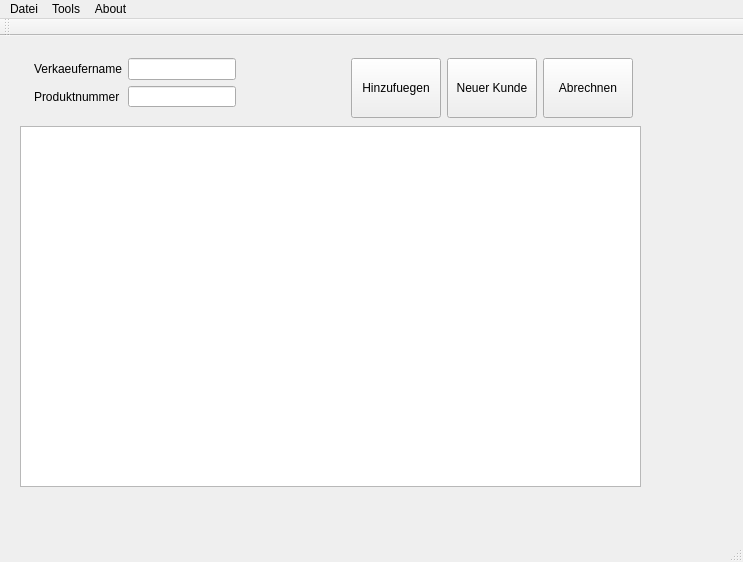
<?xml version="1.0" encoding="UTF-8"?>
<ui version="4.0">
 <class>MainWindow</class>
 <widget class="QMainWindow" name="MainWindow">
  <property name="geometry">
   <rect>
    <x>0</x>
    <y>0</y>
    <width>743</width>
    <height>562</height>
   </rect>
  </property>
  <property name="windowTitle">
   <string>iBazar</string>
  </property>
  <widget class="QWidget" name="centralWidget">
   <widget class="QListView" name="listView">
    <property name="geometry">
     <rect>
      <x>20</x>
      <y>90</y>
      <width>621</width>
      <height>361</height>
     </rect>
    </property>
   </widget>
   <widget class="QWidget" name="">
    <property name="geometry">
     <rect>
      <x>20</x>
      <y>470</y>
      <width>621</width>
      <height>26</height>
     </rect>
    </property>
    <layout class="QVBoxLayout" name="verticalLayout">
     <item>
      <layout class="QHBoxLayout" name="horizontalLayout">
       <property name="spacing">
        <number>3</number>
       </property>
       <item>
        <widget class="QLabel" name="SumLabel">
         <property name="text">
          <string>Gesamtsumme:</string>
         </property>
        </widget>
       </item>
       <item>
        <widget class="QLabel" name="CalculatedSumLabel">
         <property name="text">
          <string>0.00</string>
         </property>
         <property name="alignment">
          <set>Qt::AlignRight|Qt::AlignTrailing|Qt::AlignVCenter</set>
         </property>
        </widget>
       </item>
      </layout>
     </item>
     <item>
      <widget class="Line" name="line">
       <property name="orientation">
        <enum>Qt::Horizontal</enum>
       </property>
      </widget>
     </item>
    </layout>
   </widget>
   <widget class="QWidget" name="">
    <property name="geometry">
     <rect>
      <x>23</x>
      <y>11</y>
      <width>621</width>
      <height>71</height>
     </rect>
    </property>
    <layout class="QHBoxLayout" name="horizontalLayout_3">
     <item>
      <layout class="QHBoxLayout" name="horizontalLayout_2">
       <item>
        <layout class="QVBoxLayout" name="verticalLayout_3">
         <item>
          <widget class="QLabel" name="SellerNameLabel">
           <property name="text">
            <string>Verkaeufername</string>
           </property>
          </widget>
         </item>
         <item>
          <widget class="QLabel" name="ItemIDLabel">
           <property name="text">
            <string>Produktnummer</string>
           </property>
          </widget>
         </item>
        </layout>
       </item>
       <item>
        <layout class="QVBoxLayout" name="verticalLayout_2">
         <item>
          <widget class="QLineEdit" name="SellerNameField"/>
         </item>
         <item>
          <widget class="QLineEdit" name="ProductIDField"/>
         </item>
        </layout>
       </item>
      </layout>
     </item>
     <item>
      <spacer name="horizontalSpacer">
       <property name="orientation">
        <enum>Qt::Horizontal</enum>
       </property>
       <property name="sizeType">
        <enum>QSizePolicy::MinimumExpanding</enum>
       </property>
       <property name="sizeHint" stdset="0">
        <size>
         <width>30</width>
         <height>20</height>
        </size>
       </property>
      </spacer>
     </item>
     <item>
      <layout class="QHBoxLayout" name="horizontalLayout_4">
       <property name="sizeConstraint">
        <enum>QLayout::SetFixedSize</enum>
       </property>
       <item>
        <widget class="QPushButton" name="AddProductBtn">
         <property name="minimumSize">
          <size>
           <width>90</width>
           <height>60</height>
          </size>
         </property>
         <property name="text">
          <string>Hinzufuegen</string>
         </property>
        </widget>
       </item>
       <item>
        <widget class="QPushButton" name="newCustomerBtn">
         <property name="minimumSize">
          <size>
           <width>90</width>
           <height>60</height>
          </size>
         </property>
         <property name="text">
          <string>Neuer Kunde</string>
         </property>
        </widget>
       </item>
       <item>
        <widget class="QPushButton" name="CalculateBtn">
         <property name="minimumSize">
          <size>
           <width>90</width>
           <height>60</height>
          </size>
         </property>
         <property name="text">
          <string>Abrechnen</string>
         </property>
        </widget>
       </item>
      </layout>
     </item>
    </layout>
   </widget>
  </widget>
  <widget class="QMenuBar" name="menuBar">
   <property name="geometry">
    <rect>
     <x>0</x>
     <y>0</y>
     <width>743</width>
     <height>21</height>
    </rect>
   </property>
   <widget class="QMenu" name="menuDatei">
    <property name="title">
     <string>Datei</string>
    </property>
    <addaction name="actionExit"/>
   </widget>
   <widget class="QMenu" name="menuTools">
    <property name="title">
     <string>Tools</string>
    </property>
    <addaction name="actionSettings"/>
   </widget>
   <widget class="QMenu" name="menuAbout">
    <property name="title">
     <string>About</string>
    </property>
    <addaction name="actionAbout"/>
    <addaction name="actionAbout_Qt"/>
   </widget>
   <addaction name="menuDatei"/>
   <addaction name="menuTools"/>
   <addaction name="menuAbout"/>
  </widget>
  <widget class="QToolBar" name="mainToolBar">
   <attribute name="toolBarArea">
    <enum>TopToolBarArea</enum>
   </attribute>
   <attribute name="toolBarBreak">
    <bool>false</bool>
   </attribute>
  </widget>
  <widget class="QStatusBar" name="statusBar"/>
  <action name="actionExit">
   <property name="text">
    <string>Exit</string>
   </property>
  </action>
  <action name="actionSettings">
   <property name="text">
    <string>Settings</string>
   </property>
  </action>
  <action name="actionAbout">
   <property name="text">
    <string>About</string>
   </property>
  </action>
  <action name="actionAbout_Qt">
   <property name="text">
    <string>About Qt</string>
   </property>
  </action>
 </widget>
 <layoutdefault spacing="6" margin="11"/>
 <resources/>
 <connections>
  <connection>
   <sender>actionExit</sender>
   <signal>triggered()</signal>
   <receiver>MainWindow</receiver>
   <slot>close()</slot>
   <hints>
    <hint type="sourcelabel">
     <x>-1</x>
     <y>-1</y>
    </hint>
    <hint type="destinationlabel">
     <x>371</x>
     <y>280</y>
    </hint>
   </hints>
  </connection>
 </connections>
</ui>
